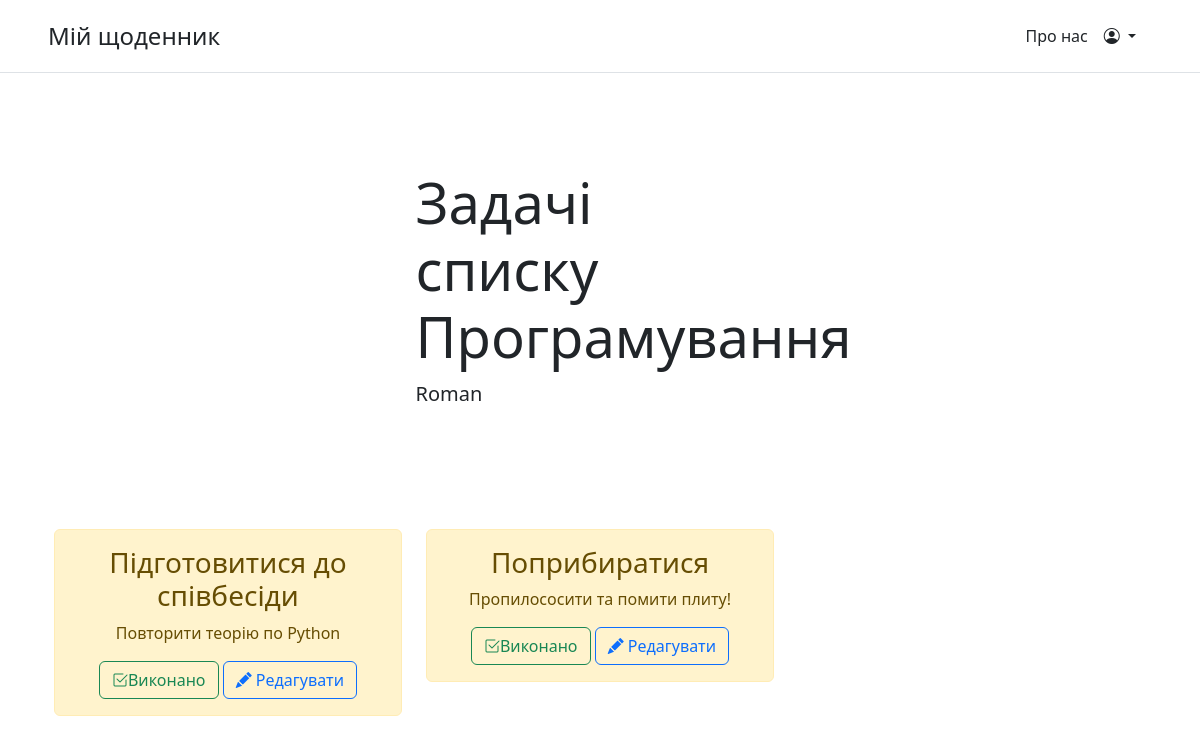
The app's page /task_in_list?tasklist_id=3 (signed in), older data.
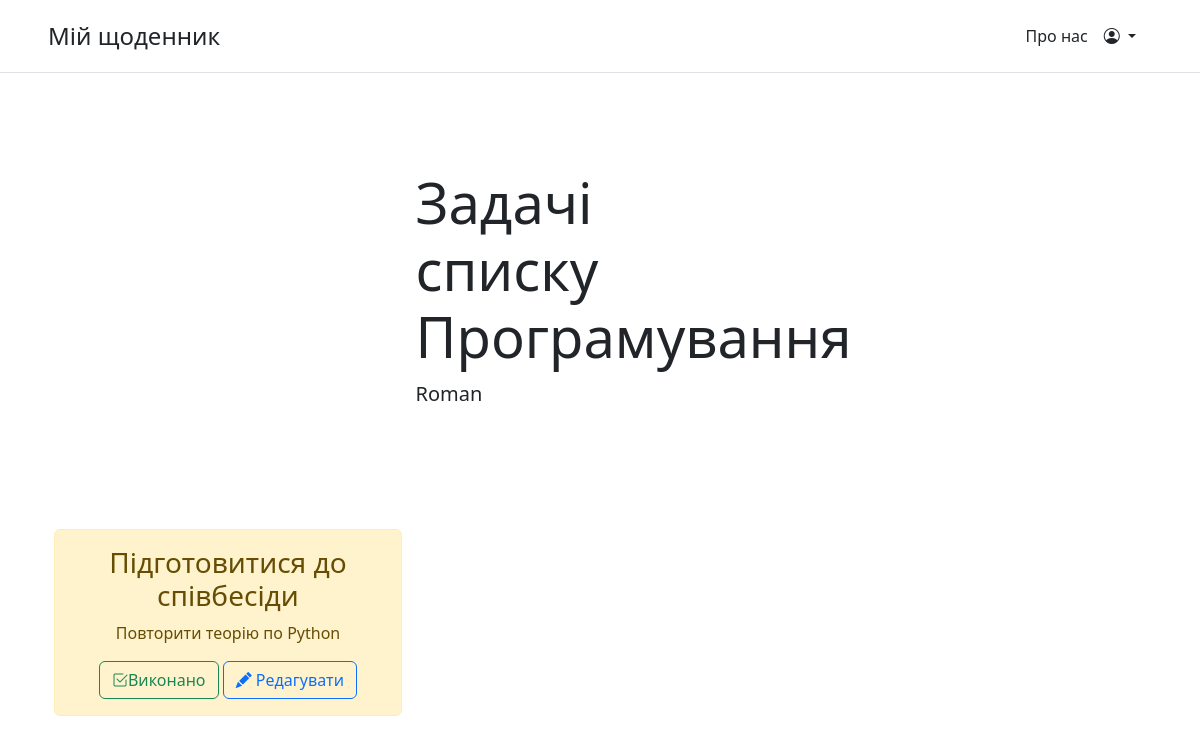
The same page, newer data.
### main/models.py (models this page shows, shortened)
class Task(models.Model):
    tasklist = models.ForeignKey(TaskList, on_delete=models.CASCADE, default=1)
    title = models.CharField('Назва', max_length=100)
    task = models.TextField('Завдання')
    class Meta:
        verbose_name = 'Завдання'
        verbose_name_plural = 'Всі завдання'

### main/views.py (the view, shortened to what this page needs)
# urls.py: path('task_in_list', views.view_tasks, name='task_in_list'),
def view_tasks(request):
    if request.GET['tasklist_id'] == 'all':
        tasks = Task.objects.filter(tasklist__user=request.user.id)
        current_tasklist = 'Всі задачі'
    else:
        tasks = Task.objects.filter(tasklist__user=request.user.id, tasklist__id = int(request.GET['tasklist_id']))
        current_tasklist = TaskList.objects.get(id = int(request.GET['tasklist_id'])).name
    context = {
        'title': f'Задачі списку {current_tasklist}',
        'tasks': tasks,
        'user': request.user,
        'mode': 'task'
    }
    return render(request,'main/index.html', context)

### main/templates/main/index.html (shortened to what this page needs)
{% extends 'main/base.html' %}
{% block content %}
    <div class="col-md-5 p-lg-5 mx-auto my-5">
      <h1 class="display-4 fw-normal">{{title}}</h1>
      <p class="lead fw-normal">{{ user.username }}</p>
    </div>
    {% if tasks %}
        {% if mode == 'task' %}
            {% if False %}
            <div class="container">
                {% for elem in tasks %}
                    <div class="alert alert-warning mt-2">
                        <h3>{{elem.title}}</h3>
                        <p>{{elem.task}}</p>
                        <form method="post">
                            {% csrf_token %}
                            <button class="btn btn-outline-success" id="success" value="{{elem.id}}" name="success"><i class="bi bi-check2-square"></i>Виконано</button>
                            <button class="btn btn-outline-primary" id="edit" value="{{elem.id}}" name="edit"><i class="bi bi-pencil-fill"></i> Редагувати</button>
                        </form>
                    </div>
                {% endfor %}
            {% elif True %}
                <div class="container text-center">
                  <div class="row row-cols-3">
                        {% for elem in tasks %}
                      <div class="col">
                        <div class="alert alert-warning mt-2">
                            <h3>{{elem.title}}</h3>
                            <p>{{elem.task}}</p>
                        <form method="post">
                            <button class="btn btn-outline-success" id="success1" value="{{elem.id}}" name="success"><i class="bi bi-check2-square"></i>Виконано</button>
                            <button class="btn btn-outline-primary" id="edit1" value="{{elem.id}}" name="edit"><i class="bi bi-pencil-fill"></i> Редагувати</button>
                        </form>
                    </div>
                      </div>
                {% endfor %}
                  </div>
                </div>
            {% endif %}
            </div>
        {% else %}
            <div class="container">
            <h3>Йой, щось не так</h3>
        {% endif %}
    {% else %}
        <div class="container">
            <h3>На сьогодні завдань немає</h3>
        </div>
    {% endif %}
{% endblock %}

Row changes from the older to the newer data that the page shows:
removed Task: title "Поприбиратися", task "Пропилососити та помити плиту!", {{ elem.id }} 35 (drawn)
